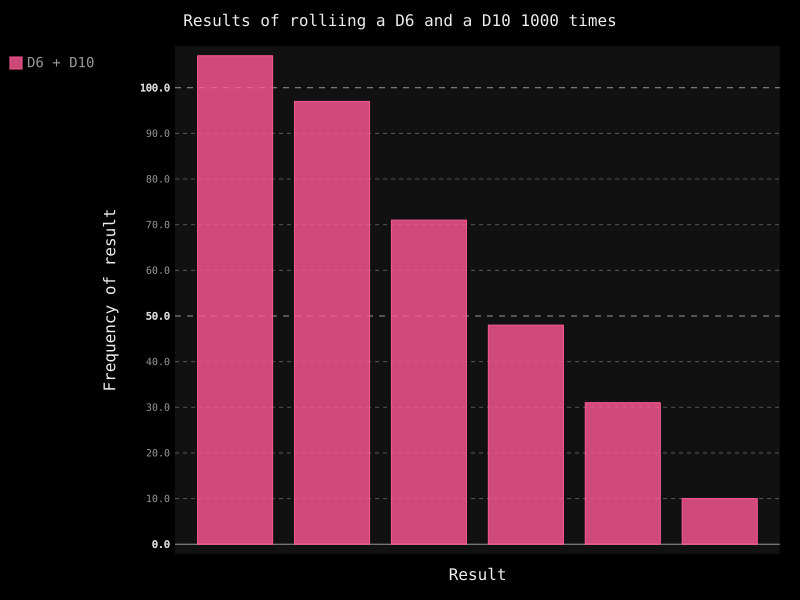

The script that drew this image:
import pygal

from die import Die

die_1 = Die()
die_2 = Die(10)

results = []

for roll_num in range(1000):
	result = die_1.roll() + die_2.roll()
	results.append(result)

friquencies = []

max_result = die_1.num_sides + die_2.num_sides

for value in range(11,max_result+1):
	friquency = results.count(value)
	friquencies.append(friquency)


hist = pygal.Bar()
hist.title = "Results of rolliing a D6 and a D10 1000 times"
hist.x_label = ['2','3','4','5','6','7','8','9','10','11','12','13','14','15','16']
hist.x_title = 'Result'
hist.y_title = 'Frequency of result'

hist.add('D6 + D10',friquencies)
hist.render_to_file('different_dice.svg')
